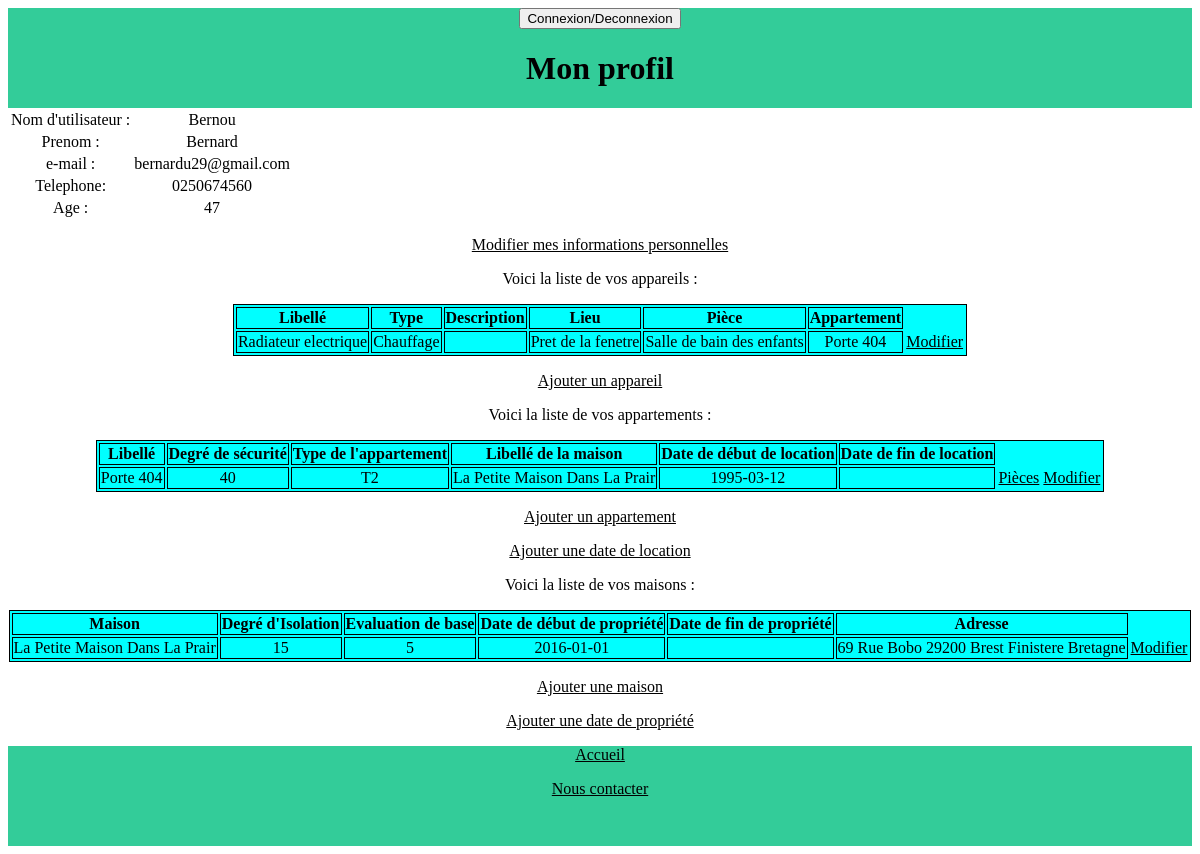
The page /index.php?cible=profil (signed in) on the database its author committed.
### tables this page shows
CREATE TABLE IF NOT EXISTS `utilisateur` (
  `Id_Utilisateur` int(11) NOT NULL AUTO_INCREMENT,
  `nomUser` varchar(30) NOT NULL,
  `emailUtilisateur` varchar(50) NOT NULL,
  `mdpUtilisateur` varchar(16) NOT NULL,
  `telUtilisateur` varchar(10) DEFAULT NULL,
  `prenomUtilisateur` varchar(30) NOT NULL,
  `ageUtilisateur` int(11) NOT NULL,
  `dateCreationCompte` date DEFAULT NULL,
  `etatCompte` varchar(50) DEFAULT NULL,
  PRIMARY KEY (`Id_Utilisateur`)
);

CREATE TABLE IF NOT EXISTS `appareil` (
  `Id_Appareil` int(11) NOT NULL AUTO_INCREMENT,
  `lieuAppareil` varchar(30) NOT NULL,
  `libelleAppareil` varchar(30) DEFAULT NULL,
  `videoAppareil` varchar(30) DEFAULT NULL,
  `descriptionAppareil` varchar(50) DEFAULT NULL,
  `Id_Piece` int(11) NOT NULL,
  `Id_Type_Appareil` int(11) NOT NULL,
  PRIMARY KEY (`Id_Appareil`),
  KEY `Id_Piece` (`Id_Piece`),
  KEY `Id_Type_Appareil` (`Id_Type_Appareil`)
);

CREATE TABLE IF NOT EXISTS `type_appareil` (
  `Id_Type_Appareil` int(11) NOT NULL AUTO_INCREMENT,
  `nomTypeAppareil` varchar(30) DEFAULT NULL,
  PRIMARY KEY (`Id_Type_Appareil`)
);

CREATE TABLE IF NOT EXISTS `piece` (
  `Id_Piece` int(11) NOT NULL AUTO_INCREMENT,
  `libellePiece` varchar(30) DEFAULT NULL,
  `Id_Type_Piece` int(11) NOT NULL,
  `Id_Appartement` int(11) NOT NULL,
  PRIMARY KEY (`Id_Piece`),
  KEY `Id_Type_Piece` (`Id_Type_Piece`),
  KEY `Id_Appartement` (`Id_Appartement`)
);

CREATE TABLE IF NOT EXISTS `appartement` (
  `Id_Appartement` int(11) NOT NULL AUTO_INCREMENT,
  `degreSecuriteAppartement` varchar(30) DEFAULT NULL,
  `libelleAppartement` varchar(30) DEFAULT NULL,
  `Id_Type_Appartement` int(11) NOT NULL,
  `Id_Maison` int(11) NOT NULL,
  PRIMARY KEY (`Id_Appartement`),
  KEY `Id_Type_Appartement` (`Id_Type_Appartement`),
  KEY `Id_Maison` (`Id_Maison`)
);

CREATE TABLE IF NOT EXISTS `type_appartement` (
  `Id_Type_Appartement` int(11) NOT NULL AUTO_INCREMENT,
  `libelle_type_appartement` varchar(50) DEFAULT NULL,
  PRIMARY KEY (`Id_Type_Appartement`)
);

CREATE TABLE IF NOT EXISTS `maison` (
  `Id_Maison` int(11) NOT NULL AUTO_INCREMENT,
  `nomMaison` varchar(30) DEFAULT NULL,
  `degreIsolation` int(11) DEFAULT NULL,
  `evaluationBase` varchar(30) DEFAULT NULL,
  `Id_Adresse` int(11) NOT NULL,
  PRIMARY KEY (`Id_Maison`),
  KEY `Id_Adresse` (`Id_Adresse`)
);

CREATE TABLE IF NOT EXISTS `locataire` (
  `Id_Appartement` int(11) NOT NULL,
  `dateDebutLocation` date NOT NULL,
  `dateFinLocation` date DEFAULT NULL,
  `Id_Utilisateur` int(11) NOT NULL,
  PRIMARY KEY (`Id_Appartement`,`dateDebutLocation`),
  KEY `Id_Utilisateur` (`Id_Utilisateur`)
);

CREATE TABLE IF NOT EXISTS `proprietaire` (
  `Id_Maison` int(11) NOT NULL,
  `dateDebutPropriete` date NOT NULL,
  `dateFinPropriete` date DEFAULT NULL,
  `Id_Utilisateur` int(11) NOT NULL,
  PRIMARY KEY (`Id_Maison`,`dateDebutPropriete`),
  KEY `Id_Utilisateur` (`Id_Utilisateur`)
);

CREATE TABLE IF NOT EXISTS `adresse` (
  `Id_Adresse` int(11) NOT NULL AUTO_INCREMENT,
  `numMaison` int(11) DEFAULT NULL,
  `rue` varchar(30) DEFAULT NULL,
  `Id_Ville` int(11) NOT NULL,
  PRIMARY KEY (`Id_Adresse`),
  KEY `Id_Ville` (`Id_Ville`)
);

CREATE TABLE IF NOT EXISTS `ville` (
  `Id_Ville` int(11) NOT NULL AUTO_INCREMENT,
  `code_postal` varchar(50) DEFAULT NULL,
  `nom_ville` varchar(50) NOT NULL,
  `Id_Departement` int(11) NOT NULL,
  PRIMARY KEY (`Id_Ville`),
  KEY `Id_Departement` (`Id_Departement`)
);

CREATE TABLE IF NOT EXISTS `departement` (
  `Id_Departement` int(11) NOT NULL AUTO_INCREMENT,
  `nomDepartement` varchar(30) DEFAULT NULL,
  `Id_Region` int(11) NOT NULL,
  PRIMARY KEY (`Id_Departement`),
  KEY `Id_Region` (`Id_Region`)
);

CREATE TABLE IF NOT EXISTS `region` (
  `Id_Region` int(11) NOT NULL AUTO_INCREMENT,
  `nomRegion` varchar(30) DEFAULT NULL,
  PRIMARY KEY (`Id_Region`)
);

### index.php (called while the page is built, shortened)
<?php
if (isset($_GET['cible']) && !empty($_GET['cible'])) {
    $url = $_GET['cible'];
} else {
    $url = 'principal';
}
include('controleurs/' . $url . '.php');

### modele/requetes.generiques.php (called while the page is built, shortened)
<?php
function recherche(mysqli $bdd, string $table, array $attributs) {
    $where = "";
    foreach($attributs as $key => $value) {
        $where .= "$key = '$value'" . " AND ";
    }
    $where = substr_replace($where, '', -5, 5);
    $statement = 'SELECT * FROM ' . $table . ' WHERE ' . $where;
    return mysqli_query($bdd, $statement);
}
?>

### modele/requetes.connexion_inscription.php (called while the page is built, shortened)
<?php
include('requetes.generiques.php');
function getUtilisateur($bdd): array {
    return recherche($bdd, 'utilisateur', ['Id_Utilisateur' => $_SESSION["id"]])->fetch_row();
}
?>

### modele/requetes.afficher_ajouter_appareils.php (called while the page is built, shortened)
<?php
function afficherAppareils(mysqli $bdd) {
    $query = 'SELECT *
                                FROM appareil NATURAL JOIN piece NATURAL JOIN appartement NATURAL JOIN type_appareil
                                WHERE Id_Piece IN (SELECT Id_Piece
                                                   FROM piece NATURAL JOIN appartement
                                                   WHERE Id_Appartement IN (SELECT Id_Appartement
                                                                            FROM appartement NATURAL JOIN locataire
                                                                            WHERE Id_Utilisateur =' . $_SESSION['id'] . ' AND ((dateFinLocation IS NULL) OR (DATE(NOW()) BETWEEN dateDebutLocation AND dateFinLocation)))) ORDER BY Id_Piece';
    return mysqli_query($bdd, $query);
}
?>

### modele/requetes.appartements.php (called while the page is built, shortened)
<?php
function afficherAppartements(mysqli $bdd) {
    $query = 'SELECT * FROM `appartement` NATURAL JOIN locataire NATURAL JOIN maison NATURAL JOIN type_appartement WHERE Id_Utilisateur=' . $_SESSION['id'] . '';
    return mysqli_query($bdd, $query);
}
?>

### modele/requetes.maisons.php (called while the page is built, shortened)
<?php
function afficherMaisons(mysqli $bdd) {
    $query = 'SELECT * FROM maison NATURAL JOIN proprietaire NATURAL JOIN adresse NATURAL JOIN ville NATURAL JOIN departement NATURAL JOIN region WHERE Id_Utilisateur = ' . $_SESSION['id'] . '';
    return mysqli_query($bdd, $query);
}
?>

### vues/maison.php (the view, shortened to what this page needs)
<!DOCTYPE html>
    <html lang="fr">
        <head>
            <link rel="stylesheet" href="public/css/styles_con.css"/>
        </head>
    <body>
        <p><?php echo $entete; ?></p>
        <table class="object_table">
        	<thead>
        		<tr>
        			<th class="object_td">Maison</th>
        			<th class="object_td">Degré d'Isolation</th>
        			<th class="object_td">Evaluation de base</th>
                    <th class="object_td">Date de début de propriété</th>
                    <th class="object_td">Date de fin de propriété</th>
                    <th class="object_td">Adresse</th>
        		</tr>
        	</thead>
        	<tbody>
            <?php foreach ($afficherMaisons as $element) { ?>
                <tr>
                    <td class="object_td">
        		    <?php echo $element['nomMaison']; ?>
                    </td>
                    <td class="object_td">
                	<?php echo $element['degreIsolation']; ?>
                    </td>
                    <td class="object_td">
                	<?php echo $element['evaluationBase']; ?>
                    </td>
                    <td class="object_td">
                    <?php echo $element['dateDebutPropriete']; ?>
                    </td>
                    <td class="object_td">
                    </td>
                    <td class="object_td">
                    <?php echo $element['numMaison']," ", $element['rue']," ", $element['code_postal']," ", $element['nom_ville']," ", $element['nomDepartement']," ", $element['nomRegion']; ?>
                    </td>
                    <?php
                    echo '<td><a href="index.php?cible=maisons&fonction=modifier&id='.$element['Id_Maison'].'">Modifier</a></td>';
                    ?>
                </tr>
            <?php } ?>
        	</tbody>
        </table>
        <p><a href="index.php?cible=maisons&fonction=ajoutMaison">Ajouter une maison</a></p>
        <p><a href="index.php?cible=datePropriete&fonction=ajouterDatePropriete">Ajouter une date de propriété</a></p>
    </body>
</html>

### vues/header.php (shortened to what this page needs)
<!DOCTYPE html>
<html>
<head>
    <link rel="stylesheet" href="public/css/styles_con.css"/>
</head>
<body>
    <header>
        <form method="get" name="logInOut">
            <button type="submit" value="connexion_inscription" name="cible">Connexion/Deconnexion</button>
        </form>
        <?php echo '<h1>' . $title . '</h1>'; ?>
    </header>

### vues/profil.php (shortened to what this page needs)
<!DOCTYPE html>
<html lang="fr">
    <head>
        <link rel="stylesheet" href="public/css/styles_con.css"/>
    </head>
    <body>
        <table>
            <tr>
                <td>Nom d'utilisateur :</td>
                <td><?php echo $nomUser ?></td>
            </tr>
            <tr>
                <td>Prenom :</td>
                <td><?php echo $prenomUtilisateur ?></td>
            </tr>
            <tr>
                <td>e-mail :</td>
                <td><?php echo $emailUtilisateur ?></td>
            </tr>
            <tr>
                <td>Telephone:</td>
                <td><?php echo $telUtilisateur ?></td>
            </tr>
            <tr>
                <td>Age :</td>
                <td><?php echo $ageUtilisateur ?></td>
            </tr>
        </table>
        <p><a href="index.php?cible=modif_profil&fonction=Modifier">Modifier mes informations personnelles</a></p>
    </body>
</html>

### controleurs/profil.php (shortened to what this page needs)
<?php
include('./modele/requetes.connexion_inscription.php');
include('./modele/requetes.afficher_ajouter_appareils.php');
include('./modele/requetes.appartements.php');
include('./modele/requetes.maisons.php');
$vue = "profil";
$title = "Mon profil";
include('vues/header.php');
$infos = getUtilisateur($bdd);
$nomUser = $infos[1];
$prenomUtilisateur = $infos[5];
$emailUtilisateur = $infos[2];
$telUtilisateur = $infos[4];
$ageUtilisateur = $infos[6];
include('vues/' . $vue . '.php');
if ($vue == "profil") {
    $entete = "Voici la liste de vos appareils :";
    $afficherAppareils = afficherAppareils($bdd);
    include('vues/appareil.php');
    $entete = "Voici la liste de vos appartements :";
    $afficherAppartements = afficherAppartements($bdd);
    include('vues/appartement.php');
    $entete = "Voici la liste de vos maisons :";
    $afficherMaisons = afficherMaisons($bdd);
    include('vues/maison.php');
}
include('vues/footer.php');

### vues/appareil.php (shortened to what this page needs)
<!DOCTYPE html>
    <html lang="fr">
        <head>
            <link rel="stylesheet" href="public/css/styles_con.css"/>
        </head>
    <body>
        <p><?php echo $entete; ?></p>
        <table class="object_table">
        	<thead>
        		<tr>
        			<th class="object_td">Libellé</th>
                    <th class="object_td">Type</th>
                    <th class="object_td">Description</th>
                    <th class="object_td">Lieu</th>
        			<th class="object_td">Pièce</th>
                    <th class="object_td">Appartement</th>
        		</tr>
        	</thead>
        	<tbody>
            <?php foreach ($afficherAppareils as $element) { ?>
                <tr>
                    <td class="object_td">
        		    <?php echo $element['libelleAppareil']; ?>
                    </td>
                    <td class="object_td">
                	<?php echo $element['nomTypeAppareil']; ?>
                    </td>
                    <td class="object_td">
                    </td>
                    <td class="object_td">
                    <?php echo $element['lieuAppareil']; ?>
                    </td>
                    <td class="object_td">
                	<?php echo $element['libellePiece']; ?>
                    </td>
                    <td class="object_td">
                    <?php echo $element['libelleAppartement']; ?>
                    </td>
                    <?php
                    echo '<td><a href="index.php?cible=appareils&fonction=modifier&id='.$element['Id_Appareil'].'">Modifier</a></td>';
                    ?>
                </tr>
            <?php } ?>
        	</tbody>
        </table>
        <p><a href="index.php?cible=appareils&fonction=ajoutAppareil">Ajouter un appareil</a></p>
    </body>
</html>

### vues/appartement.php (shortened to what this page needs)
<!DOCTYPE html>
    <html lang="fr">
        <head>
            <link rel="stylesheet" href="public/css/styles_con.css"/>
        </head>
    <body>
        <p><?php echo $entete; ?></p>
        <table class='object_table'>
        	<thead>
        		<tr>
                    <th class='object_td'>Libellé</th>
        			<th class='object_td'>Degré de sécurité</th>
                    <th class='object_td'>Type de l'appartement</th>
                    <th class='object_td'>Libellé de la maison</th>
                    <th class='object_td'>Date de début de location</th>
                    <th class='object_td'>Date de fin de location</th>
        		</tr>
        	</thead>
        	<tbody>
            <?php foreach ($afficherAppartements as $element) { ?>
                <tr>
                    <td class='object_td'>
        		    <?php echo $element['libelleAppartement']; ?>
                    </td>
                    <td class='object_td'>
                	<?php echo $element['degreSecuriteAppartement']; ?>
                    </td>
                    <td class='object_td'>
                    <?php echo $element['libelle_type_appartement']; ?>
                    </td>
                    <td class='object_td'>
                    <?php echo $element['nomMaison']; ?>
                    </td>
                    <td class='object_td'>
                    <?php echo $element['dateDebutLocation']; ?>
                    </td>
                    <td class='object_td'>
                    </td>
                    <?php
                    echo '<td><a href="index.php?cible=pieces&fonction=afficherPieces&id='.$element['Id_Appartement'].'">Pièces</a></td>';
                    echo '<td><a href="index.php?cible=appartements&fonction=modifier&id='.$element['Id_Appartement'].'">Modifier</a></td>';
                    ?>
                </tr>
            <?php } ?>
        	</tbody>
        </table>
        <p><a href="index.php?cible=appartements&fonction=ajoutAppartement">Ajouter un appartement</a></p>
        <p><a href="index.php?cible=dateLocation&fonction=ajouterDateLocation">Ajouter une date de location</a></p>
    </body>
</html>

### vues/footer.php (shortened to what this page needs)
<footer>
    <p><a href="index.php">Accueil</a></p>
    <p><a href="#">Nous contacter</a></p>
</footer>
</body>
</html>

### public/css/styles_con.css (style rules this page uses)
* { color: black; text-align: center; }
footer { height: 100px; background-color: #33CC99; align-items: center; }
header { height: 100px; background-color: #33CC99; align-items: center; }
.object_table { background-color: aqua; align-items: center; margin-left: auto; margin-right: auto; border-width: 1px; border-color: black; border-style: solid; }
.object_td { border-width: 1px; border-color: black; border-style: solid; }

### rows shown on the page
utilisateur: nomUser "Bernou", prenomUtilisateur "Bernard", emailUtilisateur "bernardu29@gmail.com", telUtilisateur "0250674560", ageUtilisateur "47"
appareil: libelleAppareil "Radiateur electrique", Id_Type_Appareil.nomTypeAppareil "Chauffage", lieuAppareil "Pret de la fenetre", Id_Piece.libellePiece "Salle de bain des enfants", appartement.libelleAppartement "Porte 404"
appartement: libelleAppartement "Porte 404", degreSecuriteAppartement "40", Id_Type_Appartement.libelle_type_appartement "T2", Id_Maison.nomMaison "La Petite Maison Dans La Prair", locataire.dateDebutLocation "1995-03-12"
maison: nomMaison "La Petite Maison Dans La Prair", degreIsolation "15", evaluationBase "5", proprietaire.dateDebutPropriete "2016-01-01", Id_Adresse.numMaison "69", Id_Adresse.rue "Rue Bobo", ville.code_postal "29200", ville.nom_ville "Brest", departement.nomDepartement "Finistere", region.nomRegion "Bretagne"

### other values the page prints
$title "Mon profil"
$entete "Voici la liste de vos appareils :"
$entete "Voici la liste de vos appartements :"
$entete "Voici la liste de vos maisons :"
